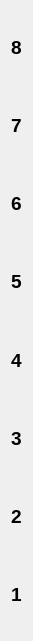
   <widget class="QWidget" name="layoutWidget_2">
    <property name="geometry">
     <rect>
      <x>700</x>
      <y>70</y>
      <width>21</width>
      <height>641</height>
     </rect>
    </property>
    <layout class="QVBoxLayout" name="Pasek_prawo">
     <item>
      <widget class="QLabel" name="label_24">
       <property name="font">
        <font>
         <pointsize>14</pointsize>
         <bold>true</bold>
        </font>
       </property>
       <property name="text">
        <string>8</string>
       </property>
       <property name="scaledContents">
        <bool>false</bool>
       </property>
      </widget>
     </item>
     <item>
      <widget class="QLabel" name="label_23">
       <property name="font">
        <font>
         <pointsize>14</pointsize>
         <bold>true</bold>
        </font>
       </property>
       <property name="text">
        <string>7</string>
       </property>
       <property name="scaledContents">
        <bool>false</bool>
       </property>
      </widget>
     </item>
     <item>
      <widget class="QLabel" name="label_22">
       <property name="font">
        <font>
         <pointsize>14</pointsize>
         <bold>true</bold>
        </font>
       </property>
       <property name="text">
        <string>6</string>
       </property>
       <property name="scaledContents">
        <bool>false</bool>
       </property>
      </widget>
     </item>
     <item>
      <widget class="QLabel" name="label_21">
       <property name="font">
        <font>
         <pointsize>14</pointsize>
         <bold>true</bold>
        </font>
       </property>
       <property name="text">
        <string>5</string>
       </property>
       <property name="scaledContents">
        <bool>false</bool>
       </property>
      </widget>
     </item>
     <item>
      <widget class="QLabel" name="label_20">
       <property name="font">
        <font>
         <pointsize>14</pointsize>
         <bold>true</bold>
        </font>
       </property>
       <property name="text">
        <string>4</string>
       </property>
       <property name="scaledContents">
        <bool>false</bool>
       </property>
      </widget>
     </item>
     <item>
      <widget class="QLabel" name="label_19">
       <property name="font">
        <font>
         <pointsize>14</pointsize>
         <bold>true</bold>
        </font>
       </property>
       <property name="text">
        <string>3</string>
       </property>
       <property name="scaledContents">
        <bool>false</bool>
       </property>
      </widget>
     </item>
     <item>
      <widget class="QLabel" name="label_18">
       <property name="font">
        <font>
         <pointsize>14</pointsize>
         <bold>true</bold>
        </font>
       </property>
       <property name="text">
        <string>2</string>
       </property>
       <property name="scaledContents">
        <bool>false</bool>
       </property>
      </widget>
     </item>
     <item>
      <widget class="QLabel" name="label_17">
       <property name="font">
        <font>
         <pointsize>14</pointsize>
         <bold>true</bold>
        </font>
       </property>
       <property name="text">
        <string>1</string>
       </property>
       <property name="scaledContents">
        <bool>false</bool>
       </property>
      </widget>
     </item>
    </layout>
   </widget>
